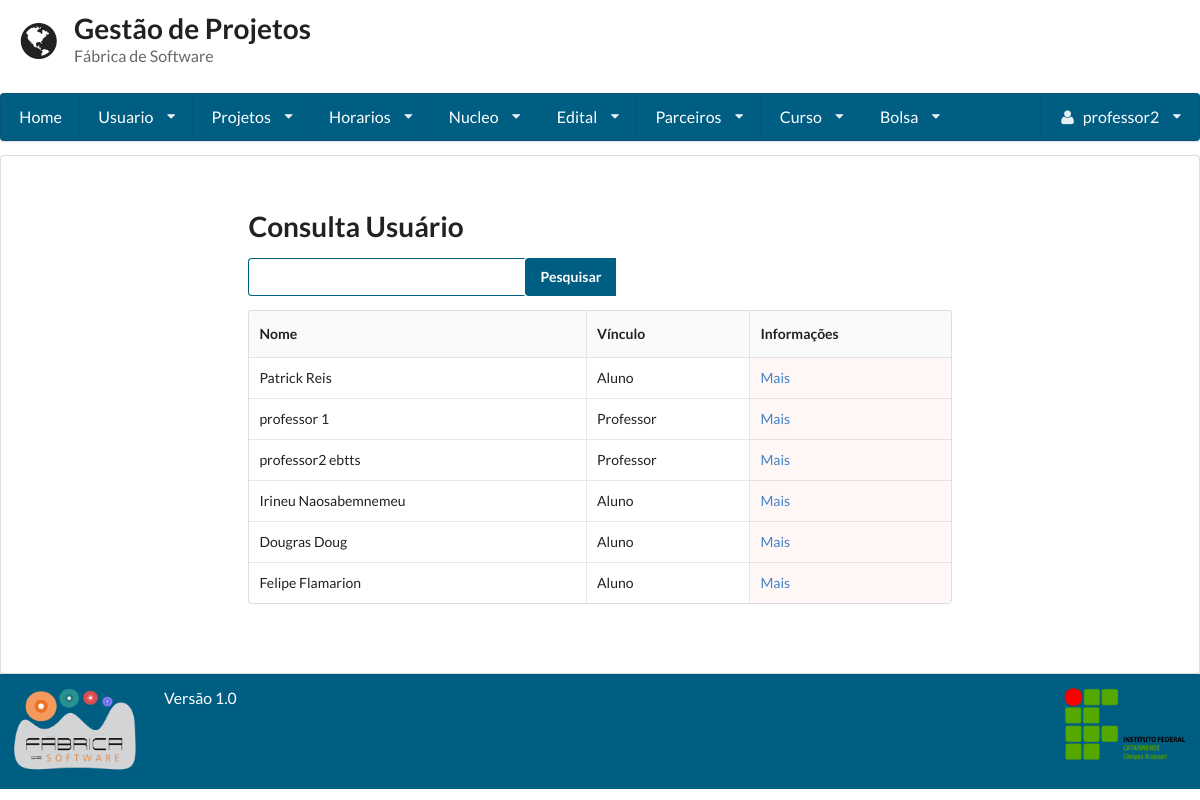
The page /consulta_usuario/ (signed in) on the database as committed earlier.
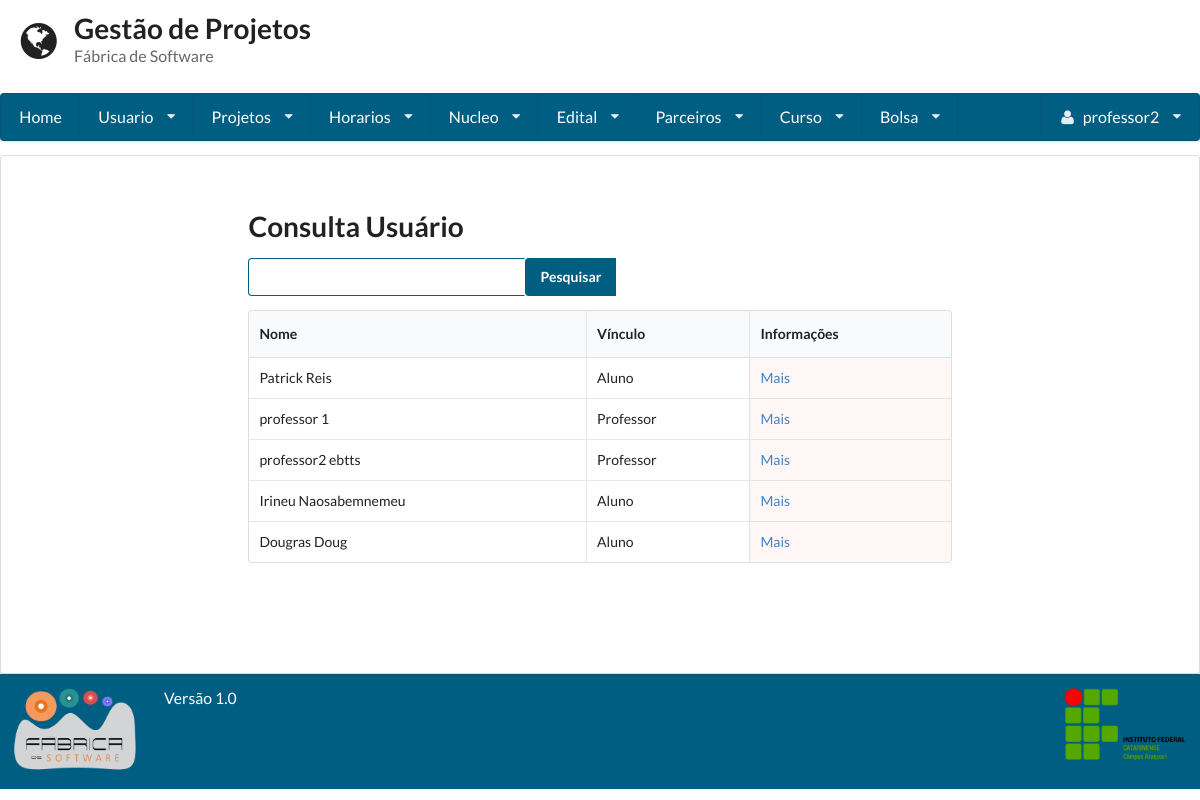
The same page on the database as committed later.
### gestaoapp/models/usuario.py (models this page shows, shortened)
class Usuario(User):
    PERIODO_CHOICES = (
        ('primeiro', '1° Semestre'),
        ('segundo', '2° Semestre'),
        ('terceiro', '3° Semestre'),
        ('quarto', '4° Semestre'),
        ('quinto', '5° Semestre'),
        ('sexto', '6° Semestre'),
        ('setimo', '7° Semestre'),
        ('oitavo', '8° Semestre'),
        ('nono', '9° Semestre'),
        ('decimo', '10° Semestre'),
    )
    VINCULO_CHOICES = (
        ('Aluno', 'Aluno'),
        ('Professor', 'Professor'),
    )
    periodo = models.CharField(
        max_length=255, null=True, blank=True,
        choices=PERIODO_CHOICES
    )
    vinculo_institucional = models.CharField(
        max_length=255, null=True, blank=True,
        choices=VINCULO_CHOICES)
    email_opcional = models.EmailField(max_length=254, null=True, blank=True)
    matricula = models.CharField(max_length=255, unique=True)
    foto = models.ImageField(upload_to='profile_images')
    carga_horaria = models.IntegerField(validators=[MaxValueValidator(100), MinValueValidator(1)])
    telefone1 = models.CharField(max_length=11)
    telefone2 = models.CharField(max_length=11, blank=True, null=True)
    curso = models.ForeignKey(Curso, null=True, blank=True)
    verificacao = models.CharField(max_length=255, null=True, blank=True, unique=True)
    lattes = models.URLField(null=True, blank=True)
    desc = models.TextField()
    super_adm = models.BooleanField(default=False)

### gestaoapp/views/usuario.py (the view, shortened to what this page needs)
# urls.py: url(r'^consulta_usuario/', ConsultaUsuario.as_view()),
class ConsultaUsuario(LoginRequiredMixin, View):
    template = 'usuario/consulta.html'
    def get(self, request):
        form = Busca()
        usuario = Usuario.objects.all()
        return render(request, self.template, {'usuarios': usuario, "form": form})

### gestaoapp/forms/busca.py
class Busca(forms.Form):
	nome = forms.CharField(label='Buscar', widget=forms.TextInput)

### gestaoapp/templates/usuario/consulta.html (shortened to what this page needs)
{% extends 'base.html'%}
{% block conteudo%}
<form method='POST' action='/consulta_usuario/' class="ui form">
 	<h1 class=" ui header">Consulta Usuário</h1>
 	<div class="ui action input">
  		{{form.nome}}
	    	<input type="submit" value="Pesquisar" class='icon search'>
	</div>
</form>
<table class="ui celled table">
	<thead>
		<tr>
			<th>Nome</th>
			<th>Vínculo</th>
			<th>Informações</th>
		</tr>
	</thead>
	<tbody>
	{% for usuario in usuarios %}
		<tr>
			<td>{{ usuario.first_name }} {{ usuario.last_name }}</td>
			<td>{{ usuario.vinculo_institucional }}</td>
			<td class="negative"><a href="../visualizar_usuario/{{usuario.id}}">Mais</a></td>
		</tr>
	{% endfor %}
	</tbody>
</table>
{%endblock%}

Rows that differ between the two databases and show on the page:
removed Usuario: first_name "Felipe", last_name "Flamarion", vinculo_institucional "Aluno"
